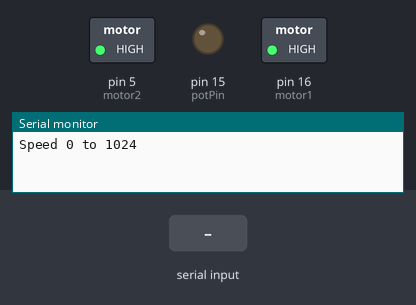
Recording of a sketch running on a simulated Arduino Uno, built with avr-gcc and run on an emulated ATmega328P. On the bench: switched loads named in the sketch (green lamp = pin HIGH), output pins drawn as LEDs (lit = HIGH), the last lines printed to the serial monitor. The inputs (shaded band) are chosen by the test bench.

Above: at 1.2 s.
1.3 s: "30,150\n" received over Serial
At 2.1 s:
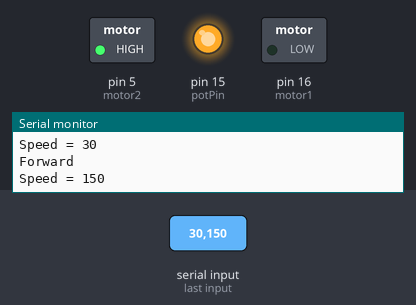
At 3.2 s:
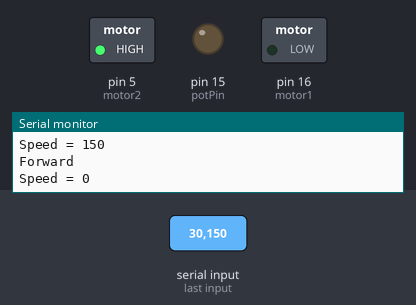
Timing chart, 0 to 4.7 s (numbered marks = the images above; inputs shaded):
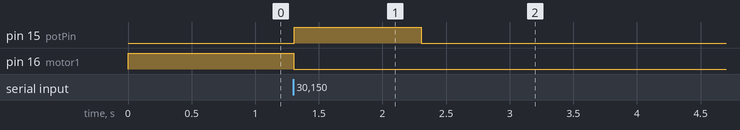

Measured:
- after the input at 1.3 s, pin 15 (potPin): LOW → HIGH at once, → LOW 1.0 s later; pin 16 (motor1): HIGH → LOW at once

The sketch:

motorDC_serial_input.ino
```cpp
const int potPin = 15;
const int motor1 = 16;
const int motor2 = 5;

void setup()

{

pinMode(motor1, OUTPUT);// where the motor is connected to
pinMode(motor2, OUTPUT);
digitalWrite(motor1, HIGH);
digitalWrite(motor2, HIGH);

Serial.begin(9600);

while (! Serial);

Serial.println("Speed 0 to 1024");

}

void loop()

{

if (Serial.available())

{ int speed = Serial.parseInt();

if (speed >= 0 && speed <= 512){
  digitalWrite(potPin, speed);
  digitalWrite(motor1, LOW);
  digitalWrite(motor2, HIGH);
  Serial.println("Forward");
}else if (speed >= 512 && speed <= 1024){
  digitalWrite(potPin, speed);
  digitalWrite(motor1, HIGH);
  digitalWrite(motor2, LOW);
  Serial.println("Reverse");
}

{

analogWrite(potPin, speed);//sets the motors speed
Serial.print("Speed = ");
Serial.println(speed);
}

}

}
```
